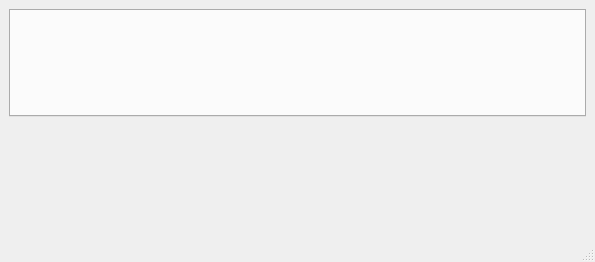
<?xml version="1.0" encoding="UTF-8"?>
<ui version="4.0">
 <class>IMainWindow</class>
 <widget class="QMainWindow" name="IMainWindow">
  <property name="geometry">
   <rect>
    <x>0</x>
    <y>0</y>
    <width>595</width>
    <height>262</height>
   </rect>
  </property>
  <property name="windowTitle">
   <string>Creator Ink</string>
  </property>
  <widget class="QWidget" name="centralwidget">
   <layout class="QVBoxLayout" name="verticalLayout">
    <item>
     <widget class="IRibbon" name="ribbon"/>
    </item>
    <item>
     <widget class="IDocument" name="document" native="true">
      <property name="sizePolicy">
       <sizepolicy hsizetype="Expanding" vsizetype="Expanding">
        <horstretch>0</horstretch>
        <verstretch>0</verstretch>
       </sizepolicy>
      </property>
     </widget>
    </item>
   </layout>
  </widget>
  <widget class="QMenuBar" name="menubar">
   <property name="geometry">
    <rect>
     <x>0</x>
     <y>0</y>
     <width>595</width>
     <height>21</height>
    </rect>
   </property>
  </widget>
  <widget class="QStatusBar" name="statusbar"/>
 </widget>
 <customwidgets>
  <customwidget>
   <class>IRibbon</class>
   <extends>QTabWidget</extends>
   <header>iribbon.h</header>
   <container>1</container>
  </customwidget>
  <customwidget>
   <class>IDocument</class>
   <extends>QWidget</extends>
   <header>idocument.h</header>
   <container>1</container>
  </customwidget>
 </customwidgets>
 <resources/>
 <connections/>
</ui>
